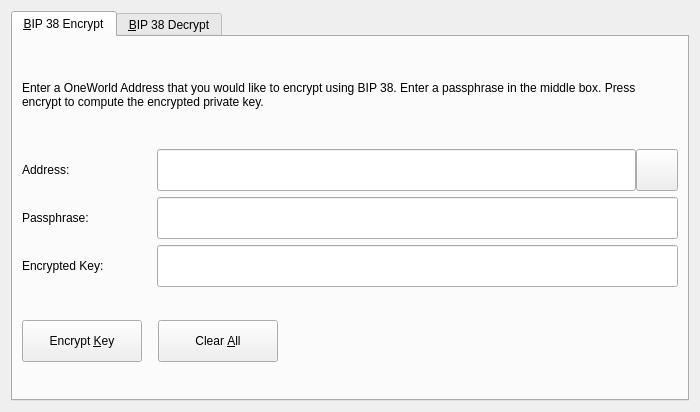
<?xml version="1.0" encoding="UTF-8"?>
<ui version="4.0">
 <class>Bip38ToolDialog</class>
 <widget class="QDialog" name="Bip38ToolDialog">
  <property name="geometry">
   <rect>
    <x>0</x>
    <y>0</y>
    <width>700</width>
    <height>412</height>
   </rect>
  </property>
  <property name="windowTitle">
   <string>BIP 38 Tool</string>
  </property>
  <property name="modal">
   <bool>true</bool>
  </property>
  <layout class="QVBoxLayout" name="verticalLayout">
   <item>
    <widget class="QTabWidget" name="tabWidget">
     <property name="currentIndex">
      <number>0</number>
     </property>
     <widget class="QWidget" name="tabBip38Encrypt">
      <attribute name="title">
       <string>&amp;BIP 38 Encrypt</string>
      </attribute>
      <layout class="QVBoxLayout" name="verticalLayout_SM">
       <item>
        <widget class="QLabel" name="infoLabel_ENC">
         <property name="text">
          <string>Enter a OneWorld Address that you would like to encrypt using BIP 38. Enter a passphrase in the middle box. Press encrypt to compute the encrypted private key.</string>
         </property>
         <property name="textFormat">
          <enum>Qt::PlainText</enum>
         </property>
         <property name="wordWrap">
          <bool>true</bool>
         </property>
        </widget>
       </item>
       <item>
        <layout class="QHBoxLayout" name="horizontalLayout_1_ENC">
         <property name="spacing">
          <number>0</number>
         </property>
         <item>
          <widget class="QLabel" name="label_5">
           <property name="minimumSize">
            <size>
             <width>135</width>
             <height>0</height>
            </size>
           </property>
           <property name="text">
            <string>Address:</string>
           </property>
          </widget>
         </item>
         <item>
          <widget class="QValidatedLineEdit" name="addressIn_ENC">
           <property name="minimumSize">
            <size>
             <width>0</width>
             <height>42</height>
            </size>
           </property>
           <property name="toolTip">
            <string>The OneWorld address to sign the message with</string>
           </property>
          </widget>
         </item>
         <item>
          <widget class="QPushButton" name="addressBookButton_ENC">
           <property name="minimumSize">
            <size>
             <width>42</width>
             <height>42</height>
            </size>
           </property>
           <property name="toolTip">
            <string>Choose previously used address</string>
           </property>
           <property name="text">
            <string/>
           </property>
           <property name="icon">
            <iconset resource="../oneworld.qrc">
             <normaloff>:/icons/search</normaloff>:/icons/search</iconset>
           </property>
           <property name="shortcut">
            <string>Alt+A</string>
           </property>
           <property name="autoDefault">
            <bool>false</bool>
           </property>
          </widget>
         </item>
         <item>
          <widget class="QPushButton" name="pasteButton_ENC">
           <property name="maximumSize">
            <size>
             <width>0</width>
             <height>16777215</height>
            </size>
           </property>
           <property name="toolTip">
            <string>Paste address from clipboard</string>
           </property>
           <property name="text">
            <string/>
           </property>
           <property name="icon">
            <iconset resource="../oneworld.qrc">
             <normaloff>:/icons/editpaste</normaloff>:/icons/editpaste</iconset>
           </property>
           <property name="shortcut">
            <string>Alt+P</string>
           </property>
           <property name="autoDefault">
            <bool>false</bool>
           </property>
          </widget>
         </item>
        </layout>
       </item>
       <item>
        <layout class="QHBoxLayout" name="horizontalLayout_5">
         <property name="spacing">
          <number>0</number>
         </property>
         <item>
          <widget class="QLabel" name="label_6">
           <property name="minimumSize">
            <size>
             <width>135</width>
             <height>0</height>
            </size>
           </property>
           <property name="text">
            <string>Passphrase: </string>
           </property>
          </widget>
         </item>
         <item>
          <widget class="QLineEdit" name="passphraseIn_ENC">
           <property name="minimumSize">
            <size>
             <width>0</width>
             <height>42</height>
            </size>
           </property>
           <property name="echoMode">
            <enum>QLineEdit::Password</enum>
           </property>
          </widget>
         </item>
        </layout>
       </item>
       <item>
        <layout class="QHBoxLayout" name="horizontalLayout_2_ENC">
         <property name="spacing">
          <number>0</number>
         </property>
         <item>
          <widget class="QLabel" name="encryptedKeyLabel_ENC">
           <property name="minimumSize">
            <size>
             <width>135</width>
             <height>0</height>
            </size>
           </property>
           <property name="text">
            <string>Encrypted Key:</string>
           </property>
           <property name="textFormat">
            <enum>Qt::PlainText</enum>
           </property>
          </widget>
         </item>
         <item>
          <widget class="QLineEdit" name="encryptedKeyOut_ENC">
           <property name="minimumSize">
            <size>
             <width>0</width>
             <height>42</height>
            </size>
           </property>
           <property name="font">
            <font>
             <italic>true</italic>
            </font>
           </property>
           <property name="readOnly">
            <bool>true</bool>
           </property>
          </widget>
         </item>
         <item>
          <widget class="QPushButton" name="copyKeyButton_ENC">
           <property name="maximumSize">
            <size>
             <width>0</width>
             <height>16777215</height>
            </size>
           </property>
           <property name="toolTip">
            <string>Copy the current signature to the system clipboard</string>
           </property>
           <property name="text">
            <string/>
           </property>
           <property name="icon">
            <iconset resource="../oneworld.qrc">
             <normaloff>:/icons/editcopy</normaloff>:/icons/editcopy</iconset>
           </property>
           <property name="autoDefault">
            <bool>false</bool>
           </property>
          </widget>
         </item>
        </layout>
       </item>
       <item>
        <layout class="QHBoxLayout" name="horizontalLayout_3_ENC">
         <item>
          <widget class="QPushButton" name="encryptKeyButton_ENC">
           <property name="minimumSize">
            <size>
             <width>120</width>
             <height>42</height>
            </size>
           </property>
           <property name="toolTip">
            <string>Sign the message to prove you own this OneWorld address</string>
           </property>
           <property name="text">
            <string>Encrypt &amp;Key</string>
           </property>
           <property name="autoDefault">
            <bool>false</bool>
           </property>
          </widget>
         </item>
         <item>
          <spacer name="horizontalSpacer">
           <property name="orientation">
            <enum>Qt::Horizontal</enum>
           </property>
           <property name="sizeType">
            <enum>QSizePolicy::Fixed</enum>
           </property>
           <property name="sizeHint" stdset="0">
            <size>
             <width>10</width>
             <height>20</height>
            </size>
           </property>
          </spacer>
         </item>
         <item>
          <widget class="QPushButton" name="clearButton_ENC">
           <property name="minimumSize">
            <size>
             <width>120</width>
             <height>42</height>
            </size>
           </property>
           <property name="toolTip">
            <string>Reset all sign message fields</string>
           </property>
           <property name="text">
            <string>Clear &amp;All</string>
           </property>
           <property name="autoDefault">
            <bool>false</bool>
           </property>
          </widget>
         </item>
         <item>
          <spacer name="horizontalSpacer_1_ENC">
           <property name="orientation">
            <enum>Qt::Horizontal</enum>
           </property>
           <property name="sizeHint" stdset="0">
            <size>
             <width>40</width>
             <height>48</height>
            </size>
           </property>
          </spacer>
         </item>
         <item>
          <widget class="QLabel" name="statusLabel_ENC">
           <property name="font">
            <font>
             <weight>75</weight>
             <bold>true</bold>
            </font>
           </property>
           <property name="text">
            <string/>
           </property>
           <property name="wordWrap">
            <bool>true</bool>
           </property>
          </widget>
         </item>
         <item>
          <spacer name="horizontalSpacer_2_ENC">
           <property name="orientation">
            <enum>Qt::Horizontal</enum>
           </property>
           <property name="sizeHint" stdset="0">
            <size>
             <width>40</width>
             <height>48</height>
            </size>
           </property>
          </spacer>
         </item>
        </layout>
       </item>
      </layout>
     </widget>
     <widget class="QWidget" name="tabBip38Decrypt">
      <attribute name="title">
       <string>&amp;BIP 38 Decrypt</string>
      </attribute>
      <layout class="QVBoxLayout" name="verticalLayout_VM">
       <item>
        <widget class="QLabel" name="infoLabel_DEC">
         <property name="text">
          <string>Enter the BIP 38 encrypted private key. Enter the passphrase in the middle box. Click Decrypt Key to compute the private key. After the key is decrypted, clicking 'Import Address' will add this private key to the wallet.</string>
         </property>
         <property name="textFormat">
          <enum>Qt::PlainText</enum>
         </property>
         <property name="alignment">
          <set>Qt::AlignLeading|Qt::AlignLeft|Qt::AlignTop</set>
         </property>
         <property name="wordWrap">
          <bool>true</bool>
         </property>
        </widget>
       </item>
       <item>
        <layout class="QHBoxLayout" name="horizontalLayout_3">
         <property name="topMargin">
          <number>15</number>
         </property>
         <property name="bottomMargin">
          <number>10</number>
         </property>
         <item>
          <widget class="QLabel" name="label_2">
           <property name="minimumSize">
            <size>
             <width>135</width>
             <height>0</height>
            </size>
           </property>
           <property name="text">
            <string>Encrypted Key:</string>
           </property>
          </widget>
         </item>
         <item>
          <widget class="QValidatedLineEdit" name="encryptedKeyIn_DEC">
           <property name="toolTip">
            <string>The OneWorld address the message was signed with</string>
           </property>
          </widget>
         </item>
        </layout>
       </item>
       <item>
        <layout class="QHBoxLayout" name="horizontalLayout">
         <property name="topMargin">
          <number>5</number>
         </property>
         <property name="bottomMargin">
          <number>10</number>
         </property>
         <item>
          <widget class="QLabel" name="label">
           <property name="minimumSize">
            <size>
             <width>135</width>
             <height>0</height>
            </size>
           </property>
           <property name="text">
            <string>Passphrase: </string>
           </property>
          </widget>
         </item>
         <item>
          <widget class="QLineEdit" name="passphraseIn_DEC">
           <property name="echoMode">
            <enum>QLineEdit::Password</enum>
           </property>
          </widget>
         </item>
        </layout>
       </item>
       <item>
        <layout class="QHBoxLayout" name="horizontalLayout_2_DEC">
         <property name="topMargin">
          <number>5</number>
         </property>
         <property name="bottomMargin">
          <number>10</number>
         </property>
         <item>
          <widget class="QPushButton" name="decryptKeyButton_DEC">
           <property name="minimumSize">
            <size>
             <width>135</width>
             <height>42</height>
            </size>
           </property>
           <property name="toolTip">
            <string>Verify the message to ensure it was signed with the specified OneWorld address</string>
           </property>
           <property name="text">
            <string>Decrypt &amp;Key</string>
           </property>
           <property name="autoDefault">
            <bool>false</bool>
           </property>
          </widget>
         </item>
         <item>
          <spacer name="horizontalSpacer_3">
           <property name="orientation">
            <enum>Qt::Horizontal</enum>
           </property>
           <property name="sizeType">
            <enum>QSizePolicy::Fixed</enum>
           </property>
           <property name="sizeHint" stdset="0">
            <size>
             <width>10</width>
             <height>20</height>
            </size>
           </property>
          </spacer>
         </item>
         <item>
          <widget class="QPushButton" name="clearButton_DEC">
           <property name="minimumSize">
            <size>
             <width>135</width>
             <height>42</height>
            </size>
           </property>
           <property name="toolTip">
            <string>Reset all verify message fields</string>
           </property>
           <property name="text">
            <string>Clear &amp;All</string>
           </property>
           <property name="autoDefault">
            <bool>false</bool>
           </property>
          </widget>
         </item>
         <item>
          <spacer name="horizontalSpacer_1_DEC">
           <property name="orientation">
            <enum>Qt::Horizontal</enum>
           </property>
           <property name="sizeHint" stdset="0">
            <size>
             <width>40</width>
             <height>48</height>
            </size>
           </property>
          </spacer>
         </item>
         <item>
          <widget class="QLabel" name="statusLabel_DEC">
           <property name="font">
            <font>
             <weight>75</weight>
             <bold>true</bold>
            </font>
           </property>
           <property name="text">
            <string/>
           </property>
           <property name="wordWrap">
            <bool>true</bool>
           </property>
          </widget>
         </item>
         <item>
          <spacer name="horizontalSpacer_2_DEC">
           <property name="orientation">
            <enum>Qt::Horizontal</enum>
           </property>
           <property name="sizeHint" stdset="0">
            <size>
             <width>40</width>
             <height>48</height>
            </size>
           </property>
          </spacer>
         </item>
        </layout>
       </item>
       <item>
        <layout class="QHBoxLayout" name="horizontalLayout_2">
         <property name="topMargin">
          <number>5</number>
         </property>
         <property name="bottomMargin">
          <number>10</number>
         </property>
         <item>
          <widget class="QLabel" name="label_3">
           <property name="minimumSize">
            <size>
             <width>135</width>
             <height>0</height>
            </size>
           </property>
           <property name="text">
            <string>Decrypted Key:</string>
           </property>
          </widget>
         </item>
         <item>
          <widget class="QValidatedLineEdit" name="decryptedKeyOut_DEC"/>
         </item>
        </layout>
       </item>
       <item>
        <layout class="QHBoxLayout" name="horizontalLayout_4">
         <property name="topMargin">
          <number>5</number>
         </property>
         <property name="bottomMargin">
          <number>10</number>
         </property>
         <item>
          <widget class="QLabel" name="label_4">
           <property name="minimumSize">
            <size>
             <width>135</width>
             <height>0</height>
            </size>
           </property>
           <property name="text">
            <string>Address:</string>
           </property>
          </widget>
         </item>
         <item>
          <widget class="QLineEdit" name="addressOut_DEC"/>
         </item>
        </layout>
       </item>
       <item>
        <widget class="QFrame" name="frame">
         <property name="minimumSize">
          <size>
           <width>0</width>
           <height>0</height>
          </size>
         </property>
         <property name="frameShape">
          <enum>QFrame::StyledPanel</enum>
         </property>
         <property name="frameShadow">
          <enum>QFrame::Raised</enum>
         </property>
         <layout class="QHBoxLayout" name="horizontalLayout_6">
          <property name="leftMargin">
           <number>0</number>
          </property>
          <property name="topMargin">
           <number>5</number>
          </property>
          <property name="bottomMargin">
           <number>10</number>
          </property>
          <item>
           <widget class="QPushButton" name="importAddressButton_DEC">
            <property name="minimumSize">
             <size>
              <width>135</width>
              <height>40</height>
             </size>
            </property>
            <property name="text">
             <string>Import Address</string>
            </property>
           </widget>
          </item>
          <item>
           <spacer name="horizontalSpacer_2">
            <property name="orientation">
             <enum>Qt::Horizontal</enum>
            </property>
            <property name="sizeHint" stdset="0">
             <size>
              <width>40</width>
              <height>20</height>
             </size>
            </property>
           </spacer>
          </item>
         </layout>
        </widget>
       </item>
      </layout>
     </widget>
    </widget>
   </item>
  </layout>
 </widget>
 <customwidgets>
  <customwidget>
   <class>QValidatedLineEdit</class>
   <extends>QLineEdit</extends>
   <header>qvalidatedlineedit.h</header>
  </customwidget>
 </customwidgets>
 <resources>
  <include location="../oneworld.qrc"/>
 </resources>
 <connections/>
</ui>
